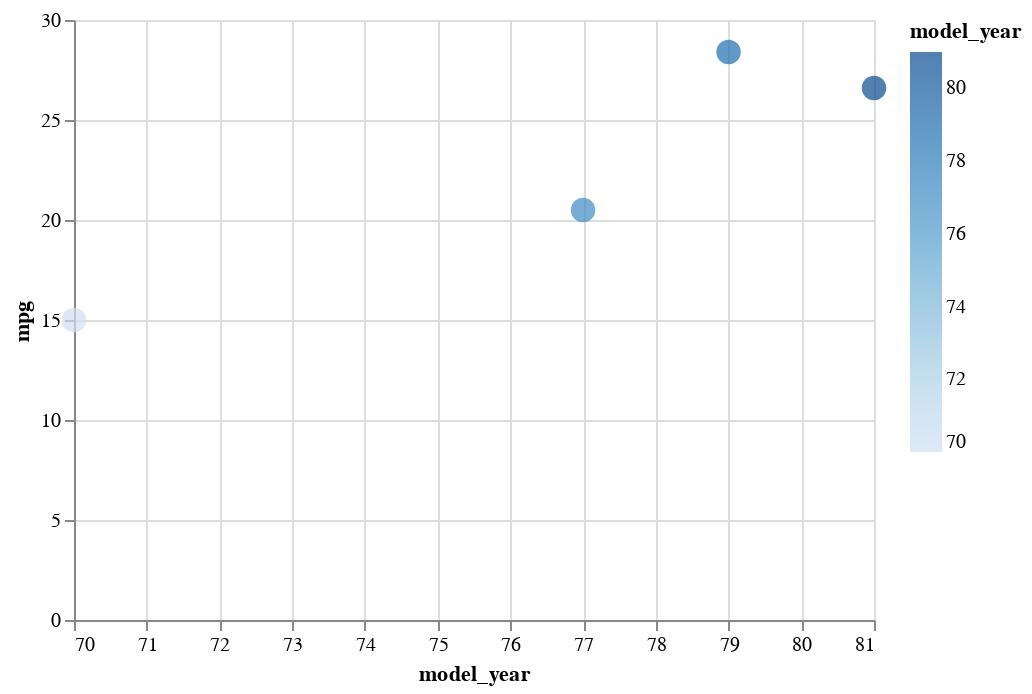

Here is the notebook cell this chart was saved with:
### Code cell
alt.Chart(df_sub).mark_circle(size = 150).encode(
    x = alt.X("model_year", scale = alt.Scale(zero = False)), #x-axis does not start from zero
    y = "mpg",
    color = "model_year"
)

### Figure 1 — Vega-Lite specification as saved in the notebook (floating-point values rounded to 4 significant figures)
{"config": {"view": {"continuousWidth": 400, "continuousHeight": 300}}, "data": {"name": "data-7ffbcbecac7f7ca6a3511d1629ed0214"}, "mark": {"type": "circle", "size": 150}, "encoding": {"color": {"field": "model_year", "type": "quantitative"}, "x": {"field": "model_year", "scale": {"zero": false}, "type": "quantitative"}, "y": {"field": "mpg", "type": "quantitative"}}, "$schema": "https://vega.github.io/schema/vega-lite/v4.17.0.json", "datasets": {"data-7ffbcbecac7f7ca6a3511d1629ed0214": [{"mpg": 15.0, "cylinders": 8, "displacement": 350.0, "horsepower": 165.0, "weight": 3693, "acceleration": 11.5, "model_year": 70, "origin": "usa", "name": "buick skylark 320"}, {"mpg": 20.5, "cylinders": 6, "displacement": 231.0, "horsepower": 105.0, "weight": 3425, "acceleration": 16.9, "model_year": 77, "origin": "usa", "name": "buick skylark"}, {"mpg": 28.4, "cylinders": 4, "displacement": 151.0, "horsepower": 90.0, "weight": 2670, "acceleration": 16.0, "model_year": 79, "origin": "usa", "name": "buick skylark limited"}, {"mpg": 26.6, "cylinders": 4, "displacement": 151.0, "horsepower": 84.0, "weight": 2635, "acceleration": 16.4, "model_year": 81, "origin": "usa", "name": "buick skylark"}]}}
